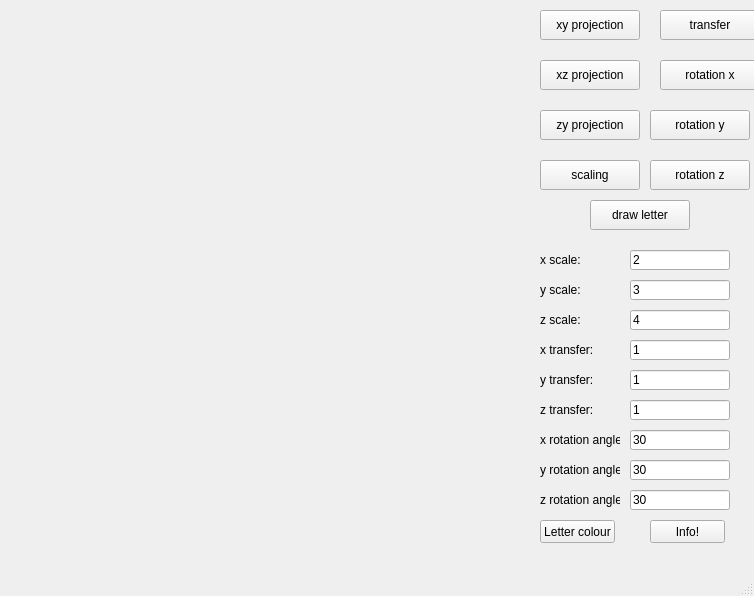
<?xml version="1.0" encoding="UTF-8"?>
<ui version="4.0">
 <class>MainWindow</class>
 <widget class="QMainWindow" name="MainWindow">
  <property name="geometry">
   <rect>
    <x>0</x>
    <y>0</y>
    <width>754</width>
    <height>596</height>
   </rect>
  </property>
  <property name="minimumSize">
   <size>
    <width>754</width>
    <height>596</height>
   </size>
  </property>
  <property name="maximumSize">
   <size>
    <width>754</width>
    <height>596</height>
   </size>
  </property>
  <property name="windowTitle">
   <string>MainWindow</string>
  </property>
  <widget class="QWidget" name="centralwidget">
   <widget class="letter" name="widget" native="true">
    <property name="geometry">
     <rect>
      <x>0</x>
      <y>0</y>
      <width>531</width>
      <height>571</height>
     </rect>
    </property>
   </widget>
   <widget class="QPushButton" name="pushButton">
    <property name="geometry">
     <rect>
      <x>540</x>
      <y>10</y>
      <width>100</width>
      <height>30</height>
     </rect>
    </property>
    <property name="text">
     <string>xy projection</string>
    </property>
   </widget>
   <widget class="QPushButton" name="pushButton_2">
    <property name="geometry">
     <rect>
      <x>540</x>
      <y>60</y>
      <width>100</width>
      <height>30</height>
     </rect>
    </property>
    <property name="text">
     <string>xz projection</string>
    </property>
   </widget>
   <widget class="QPushButton" name="pushButton_3">
    <property name="geometry">
     <rect>
      <x>540</x>
      <y>110</y>
      <width>100</width>
      <height>30</height>
     </rect>
    </property>
    <property name="text">
     <string>zy projection</string>
    </property>
   </widget>
   <widget class="QPushButton" name="pushButton_4">
    <property name="geometry">
     <rect>
      <x>540</x>
      <y>160</y>
      <width>100</width>
      <height>30</height>
     </rect>
    </property>
    <property name="text">
     <string>scaling</string>
    </property>
   </widget>
   <widget class="QPushButton" name="pushButton_5">
    <property name="geometry">
     <rect>
      <x>660</x>
      <y>10</y>
      <width>100</width>
      <height>30</height>
     </rect>
    </property>
    <property name="text">
     <string>transfer</string>
    </property>
   </widget>
   <widget class="QPushButton" name="pushButton_6">
    <property name="geometry">
     <rect>
      <x>660</x>
      <y>60</y>
      <width>100</width>
      <height>30</height>
     </rect>
    </property>
    <property name="text">
     <string>rotation x</string>
    </property>
   </widget>
   <widget class="QPushButton" name="pushButton_7">
    <property name="geometry">
     <rect>
      <x>650</x>
      <y>110</y>
      <width>100</width>
      <height>30</height>
     </rect>
    </property>
    <property name="text">
     <string>rotation y</string>
    </property>
   </widget>
   <widget class="QPushButton" name="pushButton_8">
    <property name="geometry">
     <rect>
      <x>650</x>
      <y>160</y>
      <width>100</width>
      <height>30</height>
     </rect>
    </property>
    <property name="text">
     <string>rotation z</string>
    </property>
   </widget>
   <widget class="QPushButton" name="pushButton_9">
    <property name="geometry">
     <rect>
      <x>590</x>
      <y>200</y>
      <width>100</width>
      <height>30</height>
     </rect>
    </property>
    <property name="text">
     <string>draw letter</string>
    </property>
   </widget>
   <widget class="QLabel" name="label">
    <property name="geometry">
     <rect>
      <x>540</x>
      <y>250</y>
      <width>50</width>
      <height>20</height>
     </rect>
    </property>
    <property name="text">
     <string>x scale:</string>
    </property>
   </widget>
   <widget class="QLineEdit" name="lineEdit">
    <property name="geometry">
     <rect>
      <x>630</x>
      <y>250</y>
      <width>100</width>
      <height>20</height>
     </rect>
    </property>
    <property name="text">
     <string>2</string>
    </property>
   </widget>
   <widget class="QLabel" name="label_2">
    <property name="geometry">
     <rect>
      <x>540</x>
      <y>280</y>
      <width>50</width>
      <height>20</height>
     </rect>
    </property>
    <property name="text">
     <string>y scale:</string>
    </property>
   </widget>
   <widget class="QLabel" name="label_3">
    <property name="geometry">
     <rect>
      <x>540</x>
      <y>310</y>
      <width>50</width>
      <height>20</height>
     </rect>
    </property>
    <property name="text">
     <string>z scale:</string>
    </property>
   </widget>
   <widget class="QLabel" name="label_4">
    <property name="geometry">
     <rect>
      <x>540</x>
      <y>340</y>
      <width>60</width>
      <height>20</height>
     </rect>
    </property>
    <property name="text">
     <string>x transfer:</string>
    </property>
   </widget>
   <widget class="QLabel" name="label_5">
    <property name="geometry">
     <rect>
      <x>540</x>
      <y>370</y>
      <width>60</width>
      <height>20</height>
     </rect>
    </property>
    <property name="text">
     <string>y transfer:</string>
    </property>
   </widget>
   <widget class="QLabel" name="label_6">
    <property name="geometry">
     <rect>
      <x>540</x>
      <y>400</y>
      <width>60</width>
      <height>20</height>
     </rect>
    </property>
    <property name="text">
     <string>z transfer:</string>
    </property>
   </widget>
   <widget class="QLabel" name="label_7">
    <property name="geometry">
     <rect>
      <x>540</x>
      <y>430</y>
      <width>80</width>
      <height>20</height>
     </rect>
    </property>
    <property name="text">
     <string>x rotation angle:</string>
    </property>
   </widget>
   <widget class="QLabel" name="label_8">
    <property name="geometry">
     <rect>
      <x>540</x>
      <y>460</y>
      <width>80</width>
      <height>20</height>
     </rect>
    </property>
    <property name="text">
     <string>y rotation angle: </string>
    </property>
   </widget>
   <widget class="QLabel" name="label_9">
    <property name="geometry">
     <rect>
      <x>540</x>
      <y>490</y>
      <width>80</width>
      <height>20</height>
     </rect>
    </property>
    <property name="text">
     <string>z rotation angle:</string>
    </property>
   </widget>
   <widget class="QLineEdit" name="lineEdit_2">
    <property name="geometry">
     <rect>
      <x>630</x>
      <y>280</y>
      <width>100</width>
      <height>20</height>
     </rect>
    </property>
    <property name="text">
     <string>3</string>
    </property>
   </widget>
   <widget class="QLineEdit" name="lineEdit_3">
    <property name="geometry">
     <rect>
      <x>630</x>
      <y>310</y>
      <width>100</width>
      <height>20</height>
     </rect>
    </property>
    <property name="text">
     <string>4</string>
    </property>
   </widget>
   <widget class="QLineEdit" name="lineEdit_4">
    <property name="geometry">
     <rect>
      <x>630</x>
      <y>340</y>
      <width>100</width>
      <height>20</height>
     </rect>
    </property>
    <property name="text">
     <string>1</string>
    </property>
   </widget>
   <widget class="QLineEdit" name="lineEdit_5">
    <property name="geometry">
     <rect>
      <x>630</x>
      <y>370</y>
      <width>100</width>
      <height>20</height>
     </rect>
    </property>
    <property name="text">
     <string>1</string>
    </property>
   </widget>
   <widget class="QLineEdit" name="lineEdit_6">
    <property name="geometry">
     <rect>
      <x>630</x>
      <y>400</y>
      <width>100</width>
      <height>20</height>
     </rect>
    </property>
    <property name="text">
     <string>1</string>
    </property>
   </widget>
   <widget class="QLineEdit" name="lineEdit_7">
    <property name="geometry">
     <rect>
      <x>630</x>
      <y>430</y>
      <width>100</width>
      <height>20</height>
     </rect>
    </property>
    <property name="text">
     <string>30</string>
    </property>
   </widget>
   <widget class="QLineEdit" name="lineEdit_8">
    <property name="geometry">
     <rect>
      <x>630</x>
      <y>460</y>
      <width>100</width>
      <height>20</height>
     </rect>
    </property>
    <property name="text">
     <string>30</string>
    </property>
   </widget>
   <widget class="QLineEdit" name="lineEdit_9">
    <property name="geometry">
     <rect>
      <x>630</x>
      <y>490</y>
      <width>100</width>
      <height>20</height>
     </rect>
    </property>
    <property name="text">
     <string>30</string>
    </property>
   </widget>
   <widget class="QPushButton" name="pushButton_10">
    <property name="geometry">
     <rect>
      <x>540</x>
      <y>520</y>
      <width>75</width>
      <height>23</height>
     </rect>
    </property>
    <property name="text">
     <string>Letter colour</string>
    </property>
   </widget>
   <widget class="QPushButton" name="pushButton_11">
    <property name="geometry">
     <rect>
      <x>650</x>
      <y>520</y>
      <width>75</width>
      <height>23</height>
     </rect>
    </property>
    <property name="text">
     <string>Info!</string>
    </property>
   </widget>
  </widget>
  <widget class="QMenuBar" name="menubar">
   <property name="geometry">
    <rect>
     <x>0</x>
     <y>0</y>
     <width>754</width>
     <height>21</height>
    </rect>
   </property>
  </widget>
  <widget class="QStatusBar" name="statusbar"/>
 </widget>
 <customwidgets>
  <customwidget>
   <class>letter</class>
   <extends>QWidget</extends>
   <header>letter.h</header>
   <container>1</container>
  </customwidget>
 </customwidgets>
 <resources/>
 <connections/>
</ui>
